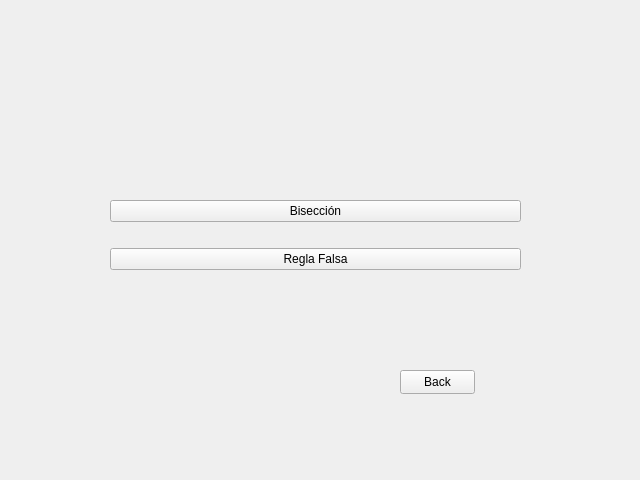
<?xml version="1.0" encoding="UTF-8"?>
<ui version="4.0">
 <class>Metodos_Cerrados</class>
 <widget class="QFrame" name="Metodos_Cerrados">
  <property name="geometry">
   <rect>
    <x>0</x>
    <y>0</y>
    <width>640</width>
    <height>480</height>
   </rect>
  </property>
  <property name="windowTitle">
   <string>Frame</string>
  </property>
  <widget class="QWidget" name="layoutWidget">
   <property name="geometry">
    <rect>
     <x>110</x>
     <y>180</y>
     <width>411</width>
     <height>111</height>
    </rect>
   </property>
   <layout class="QVBoxLayout" name="verticalLayout">
    <item>
     <widget class="QPushButton" name="Biseccion">
      <property name="text">
       <string>Bisección</string>
      </property>
     </widget>
    </item>
    <item>
     <widget class="QPushButton" name="regla_Falsa">
      <property name="text">
       <string>Regla Falsa</string>
      </property>
     </widget>
    </item>
   </layout>
  </widget>
  <widget class="QPushButton" name="back">
   <property name="geometry">
    <rect>
     <x>400</x>
     <y>370</y>
     <width>75</width>
     <height>24</height>
    </rect>
   </property>
   <property name="text">
    <string>Back</string>
   </property>
  </widget>
 </widget>
 <resources/>
 <connections/>
</ui>
